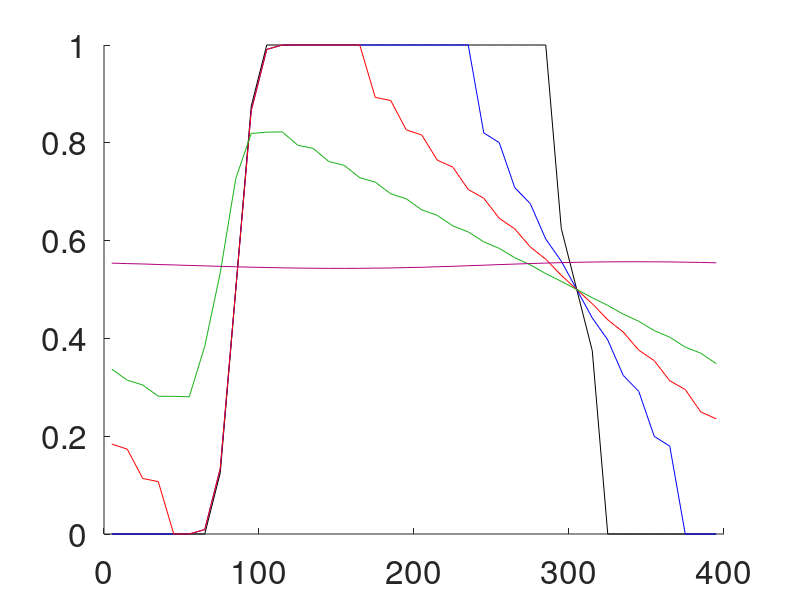
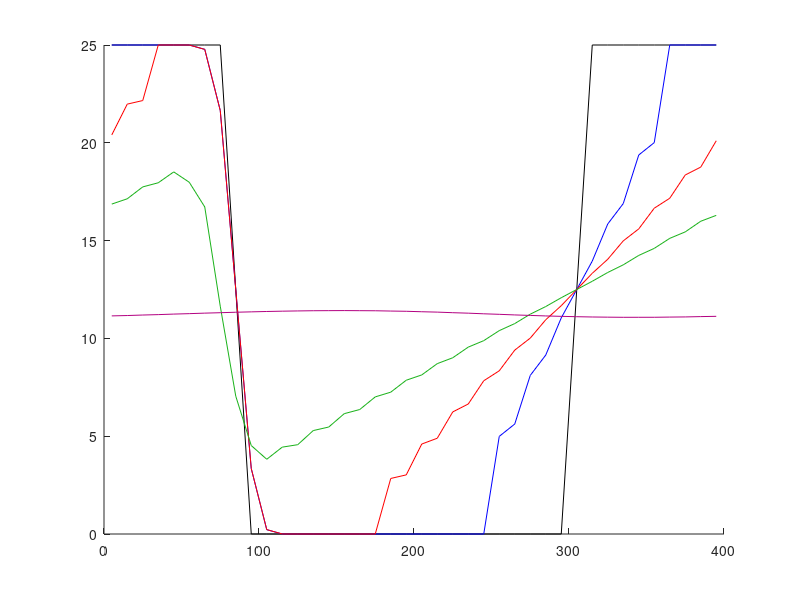
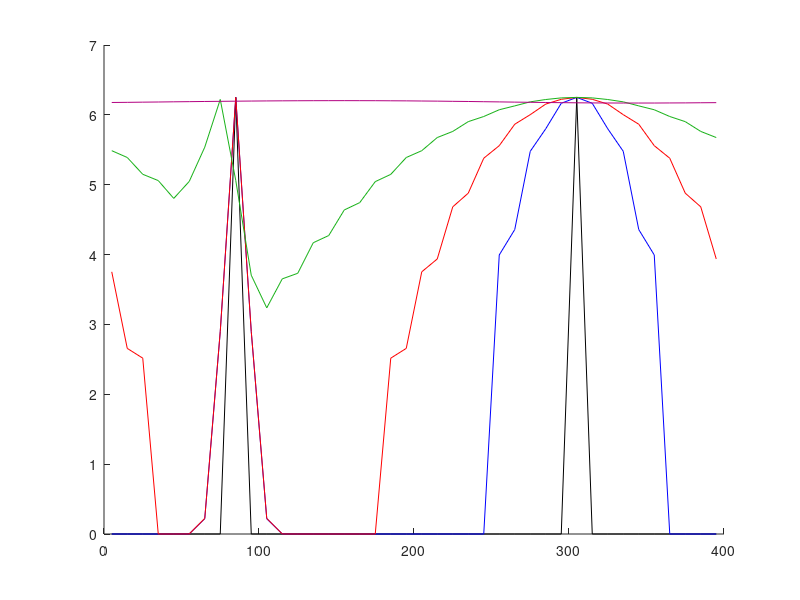

MATLAB code for these plots, in order: (Note: this script raises an error after producing the figures.)
close all;
C = {'k','b','r',[0.1, 0.7, 0.1],[0.7, 0, 0.5], 'm'};

vm = 25;
pm = 1;

NG = 40;
L = 400;
dx = L/NG;
dt = dx/vm; %TODO: choose better value for dt.
x = dx/2:dx:L-dx/2;

pinit = zeros(NG, 1);
pinit(NG/4-1) = pm/2;
pinit(NG*3/4+1) = pm/2;
pinit(NG/4:NG*3/4) = pm;

%% Lax method
%Initial values
p = pinit;
pu = zeros(NG, 1);
pd = zeros(NG, 1);

hp = figure; hold on;
hv = figure; hold on;
hF = figure; hold on;
nC = 1;
T=100;
for t=0:dt:T
    v  = vm.*(1-p/pm);
    F  = p.*v;
    pu = [p(2:end); p(1)];
    pd = [p(end); p(1:end-1)];
    Fu = pu*vm.*(1-pu/pm);
    Fd = pd*vm.*(1-pd/pm);
    
    p = 1/2*(pu+pd) - dt/(2*dx)*(Fu-Fd);
    
    %Plot
    if(t==0 || (t<=2 && t>2-dt) || (t<=5 && t>5-dt) || (t<=10 && t>10-dt/2) || (t<=T && t>T-dt/2))
        figure(hp)
        plot(x, p, 'color', C{nC});
        
        figure(hv)
        plot(x, v, 'color', C{nC})
        
        figure(hF)
        plot(x, F, 'color', C{nC})
        
        nC = nC+1;
    end
end

figure(hp)
set(gca,'fontsize',24, 'fontweight', 'demi');

ylim([0, 1.5]);
xlabel('x'); ylabel('\rho');
title('Lax method');

figure(hv)
set(gca,'fontsize',24, 'fontweight', 'demi');
ylim([0, 30]);
xlabel('x'); ylabel('v');
title('Lax method');

figure(hF)
set(gca,'fontsize',24, 'fontweight', 'demi');
ylim([0, 8]);
xlabel('x'); ylabel('F');
title('Lax method');

saveas(hp, 'report/img/exc2_Lax_p.png');
saveas(hv, 'report/img/exc2_Lax_v.png');
saveas(hF, 'report/img/exc2_Lax_F.png');


%% Lax-Wendroff method
%Initial values
p = pinit; %If set at zero, all terms in LW is zero so nothing happens, look at eq. 13
pnew = zeros(NG, 1);
pu = zeros(NG, 1);
pd = zeros(NG, 1);

hp = figure; hold on;
hv = figure; hold on;
hF = figure; hold on;
nC = 1;
T=100;
for t=0:dt:T
    pu = [p(2:end); p(1)];
    pd = [p(end); p(1:end-1)];
    %TODO: All these F's just become zero
    Fu = pu*vm.*(1-pu/pm);
    Fd = pd*vm.*(1-pd/pm);
    v  = vm*(1-p/pm);
    F = p.*v;
    qu = vm*(1-(pu+p)/pm);
    qd = vm*(1-(p+pd)/pm);
    
    if(t==0 || (t<=2 && t>2-dt) || (t<=5 && t>5-dt) || (t<=10 && t>10-dt/2) || (t<=T && t>T-dt/2))
        figure(hp)
        plot(x, p, 'color', C{nC});
        
        figure(hv)
        plot(x, v, 'color', C{nC})
        
        figure(hF)
        plot(x, F, 'color', C{nC})
        
        nC = nC+1;
    end
    p = p - dt/(2*dx)*(Fu-Fd) + dt^2/(2*dx^2)*(qu.*(Fu-F) - qd.*(F-Fd));
end

figure(hp)
set(gca,'fontsize',24, 'fontweight', 'demi');
ylim([0, 1.5]);
xlabel('x'); ylabel('\rho');
title('Lax-Wendroff method');

figure(hv)
set(gca,'fontsize',24, 'fontweight', 'demi');
ylim([0, 30]);
xlabel('x'); ylabel('v');
title('Lax-Wendroff method');

figure(hF)
set(gca,'fontsize',24, 'fontweight', 'demi');
ylim([0, 8]);
xlabel('x'); ylabel('F');
title('Lax-Wendroff method');

saveas(hp, 'report/img/exc2_LW_p.png');
saveas(hv, 'report/img/exc2_LW_v.png');
saveas(hF, 'report/img/exc2_LW_F.png');



